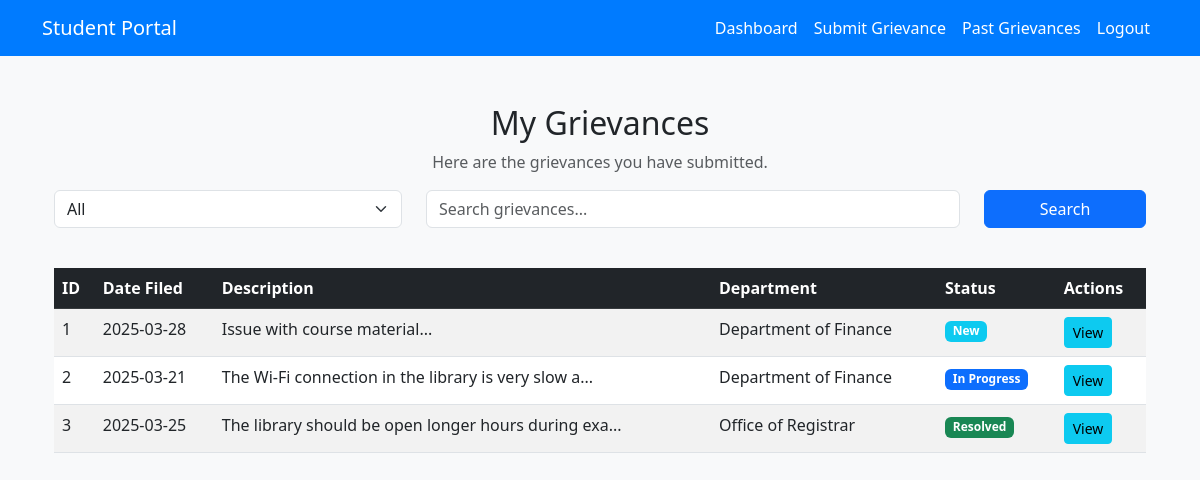
The page /student/view_grievances (signed in) on the database its author committed.
### models.py (models this page shows)
class Complaint(db.Model):
    comp_id = db.Column(db.Integer, primary_key=True)
    comp_datefiled = db.Column(db.DateTime, default=datetime.utcnow, nullable=False)
    comp_descr = db.Column(db.Text, nullable=False)
    comp_status = db.Column(db.String(100), default='New')
    comp_dept=db.Column(db.String(200), nullable=False)
    comp_anonymous = db.Column(db.Boolean, default=False)
    comp_dateresolved = db.Column(db.DateTime, nullable=True)
    comp_doc = db.Column(db.String(300), nullable=True)  # Stores filename of uploaded document
    comp_title = db.Column(db.String(200), nullable=False)  # New field for complaint title
    stud_id = db.Column(db.Integer, db.ForeignKey('student.stud_id'), nullable=True)
    admin_id = db.Column(db.Integer, db.ForeignKey('admin.admin_id'), nullable=True)
    superv_id = db.Column(db.Integer, db.ForeignKey('supervisor.superv_id'), nullable=True)
    appeal = db.relationship('Appeal', backref='complaint', uselist=False, lazy=True)

### routes/student.py (the view)
@student_bp.route('/view_grievances')
@login_required
def view_grievances():
    if current_user.role != 'student':
        flash("Access denied. Only students can view grievances.", "danger")
        return redirect(url_for('auth.home'))
    student = Student.query.filter_by(user_id=current_user.user_id).first()
    if not student:
        flash("No student profile found. Please contact administration.", "warning")
        return redirect(url_for('student.dashboard'))
    status = request.args.get('status', 'All')
    search_query = request.args.get('search', '')
    grievances_query = Complaint.query.filter_by(stud_id=student.stud_id)
    if status != 'All':
        grievances_query = grievances_query.filter_by(comp_status=status)
    if search_query:
        grievances_query = grievances_query.filter(Complaint.comp_descr.contains(search_query))
    grievances = grievances_query.all()
    return render_template('student/view_grievances.html', grievances=grievances, selected_status=status, search_query=search_query)

### app.py (called while the page is built)
@login_manager.user_loader
def load_user(user_id):
    return db.session.get(User, int(user_id))

### templates/student/view_grievances.html (shortened to what this page needs)
{% extends "student/student_base.html" %}
{% block body %}
<div class="container mt-5">
    <h2 class="text-center">My Grievances</h2>
    <p class="text-center text-muted">Here are the grievances you have submitted.</p>
    <div class="row mb-3">
        <div class="col-md-4">
            <select id="statusFilter" class="form-select">
                <option value="All" {% if selected_status=='All' %}selected{% endif %}>All</option>
            </select>
        </div>
        <div class="col-md-6">
            <input type="text" id="searchInput" class="form-control" placeholder="Search grievances..."
                value="{{ search_query }}">
        </div>
        <div class="col-md-2">
            <button class="btn btn-primary w-100" onclick="applyFilters()">Search</button>
        </div>
    </div>
    {% if grievances %}
    <div class="table-responsive">
        <table class="table table-striped table-hover mt-4">
            <thead class="table-dark">
                <tr>
                    <th>ID</th>
                    <th>Date Filed</th>
                    <th>Description</th>
                    <th>Department</th>
                    <th>Status</th>
                    <th>Actions</th>
                </tr>
            </thead>
            <tbody>
                {% for grievance in grievances %}
                <tr>
                    <td>{{ grievance.comp_id }}</td>
                    <td>{{ grievance.comp_datefiled.strftime('%Y-%m-%d') }}</td>
                    <td>{{ grievance.comp_descr[:50] }}...</td>
                    <td>{{ grievance.comp_dept }}</td>
                    <td>
                        <span class="badge
                            {% if grievance.comp_status == 'New' %} bg-info
                            {% elif grievance.comp_status == 'In Progress' %} bg-primary
                            {% elif grievance.comp_status == 'Resolved' %} bg-success
                            {% elif grievance.comp_status == 'Rejected' %} bg-danger
                            {% endif %}">
                            {{ grievance.comp_status }}
                        </span>
                    </td>
                    <td>
                        <a href="{{ url_for('student.grievance_details', comp_id=grievance.comp_id) }}"
                            class="btn btn-info btn-sm">View</a>
                    </td>
                </tr>
                {% endfor %}
            </tbody>
        </table>
    </div>
    {% else %}
    <div class="alert alert-info text-center mt-4">No grievances found.</div>
    {% endif %}
</div>
{% endblock %}

### templates/student/student_base.html (shortened to what this page needs)
<!DOCTYPE html>
<html lang="en">
<head>
    <link href="https://cdn.jsdelivr.net/npm/bootstrap@5.3.0/dist/css/bootstrap.min.css" rel="stylesheet">
</head>
<body>
    <nav class="navbar navbar-expand-lg navbar-dark">
        <div class="container">
            <a class="navbar-brand" href="{{ url_for('student.dashboard') }}">Student Portal</a>
            <div class="collapse navbar-collapse" id="navbarNav">
                <ul class="navbar-nav ms-auto">
                    <li class="nav-item">
                        <a class="nav-link" href="{{ url_for('student.dashboard') }}">Dashboard</a>
                    </li>
                    <li class="nav-item">
                        <a class="nav-link" href="{{ url_for('student.submit_grievance') }}">Submit Grievance</a>
                    </li>
                    <li class="nav-item">
                        <a class="nav-link" href="{{ url_for('student.view_grievances') }}">Past Grievances</a>
                    </li>
                    <li class="nav-item">
                        <a class="nav-link" href="{{ url_for('auth.logout') }}">Logout</a>
                    </li>
                </ul>
            </div>
        </div>
    </nav>
    <div class="container dashboard-container">
        {% block body %}{% endblock %}
    </div>
</body>
</html>

### templates/student/student_base.html (style rules this page uses)
body { background-color: #f8f9fa; }
.navbar { background-color: #007bff; }
.navbar-brand, .nav-link { color: white !important; }
.dashboard-container { margin-top: 20px; }

### rows shown on the page
Complaint: comp_id "1", comp_datefiled "2025-03-28", comp_descr "Issue with course material", comp_dept "Department of Finance", comp_status "New"
Complaint: comp_id "2", comp_datefiled "2025-03-21", comp_descr "The Wi-Fi connection in the library is very slow a", comp_dept "Department of Finance", comp_status "In Progress"
Complaint: comp_id "3", comp_datefiled "2025-03-25", comp_descr "The library should be open longer hours during exa", comp_dept "Office of Registrar", comp_status "Resolved"
